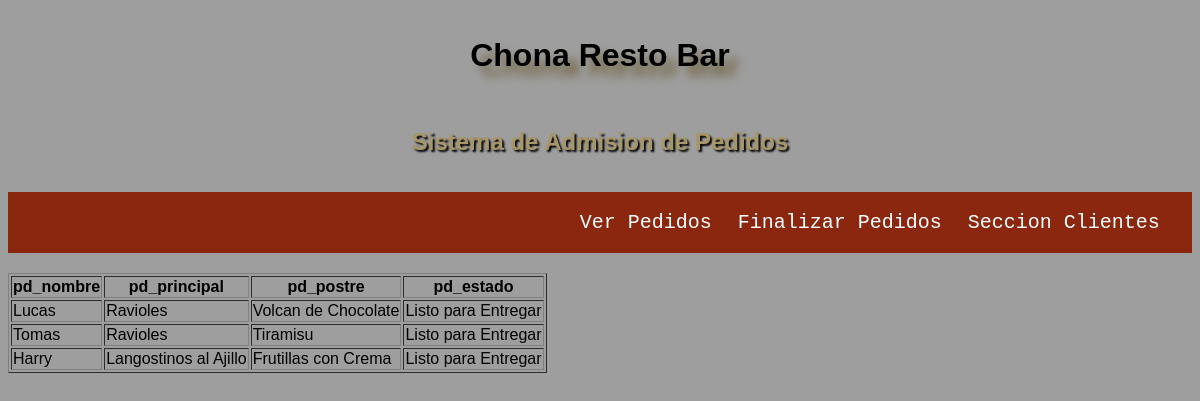
The page /finalizar_pedido.php on the database its author committed.
### tables this page shows
CREATE TABLE `pedidos` (
  `id_pedido` int(11) NOT NULL,
  `pd_nombre` varchar(25) NOT NULL,
  `pd_principal` varchar(70) NOT NULL,
  `pd_postre` varchar(70) NOT NULL,
  `pd_estado` varchar(21) NOT NULL
);

### finalizar_pedido.php (the view)
<?php include("header_2.php");
include("conexion.php");
$query = "SELECT * FROM pedidos WHERE pd_estado = 'Listo para Entregar'";
$result = mysqli_query($conexion_db, $query);
if(mysqli_num_rows($result) > 0)
 {
  $table = '
   <table border=1>
   <tr>
    <th> pd_nombre </th>
    <th> pd_principal </th>
    <th> pd_postre </th>
    <th> pd_estado </th>
   </tr>
  ';
  while($row = mysqli_fetch_array($result))
  {
   $table .= '
    <tr>
        <td>'.$row["pd_nombre"].'</td>
        <td>'.$row["pd_principal"].'</td>
        <td>'.$row["pd_postre"].'</td>
        <td>'.$row["pd_estado"].'</td>
    </tr>
   ';
  }
  $table .= '</table>';
  echo $table;
 }
 ?>

### header_2.php (shortened to what this page needs)
<!DOCTYPE html>
<html lang="es">
<head>
    <link rel="stylesheet" href="estilos.css">
</head>
<body>
    <header>
        <h1 class="titulo"> Chona Resto Bar </h1>
        <h2 class= "titulos"> Sistema de Admision de Pedidos </h2>
        <ul class= "menu_principal">
            <li> <a href="ver.php"> Ver Pedidos </a></li>
            <li> <a href="finalizar_pedido.php"> Finalizar Pedidos </a></li>
            <li> <a href="index.php"> Seccion Clientes </a></li>
        </ul>
    </header>
</body>

### estilos.css (style rules this page uses)
body { font-family: "Nunito Sans", sans-serif; background-color: rgb(158, 158, 158) }
.titulo { padding: 1rem; text-align: center; color: rgb(0, 0, 0); text-shadow: 10px 10px 10px #70623d; }
.titulos { text-align: center; padding: 1rem; color: rgb(167, 150, 103); text-shadow: 2px 2px 2px #000000; }
.menu_principal { background-color: rgb(139, 39, 14); font-family: 'Courier New', monospace; padding: 1.2rem; list-style: none; display: flex; justify-content: right; text-align: left; font-size: 20px; }
.menu_principal a { color:white; text-decoration: none; cursor: pointer; padding: 10px 13px; border-bottom: 1px solid transparent; }
h2 { padding-left: 8%; }

### rows shown on the page
pedidos: pd_nombre "Lucas", pd_principal "Ravioles", pd_postre "Volcan de Chocolate", pd_estado "Listo para Entregar"
pedidos: pd_nombre "Tomas", pd_principal "Ravioles", pd_postre "Tiramisu", pd_estado "Listo para Entregar"
pedidos: pd_nombre "Harry", pd_principal "Langostinos al Ajillo", pd_postre "Frutillas con Crema", pd_estado "Listo para Entregar"
